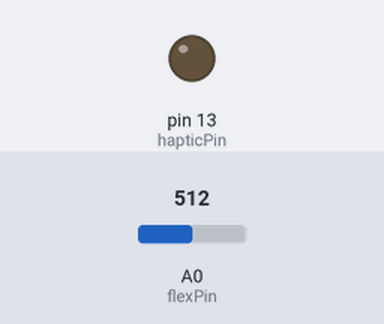
The sketch below on a simulated Arduino Uno, built with avr-gcc and run on an emulated ATmega328P. Shown: output pins drawn as LEDs (lit = HIGH). Dashed ring = blinking. The inputs (shaded band) are chosen by the test bench; at power-on: A0 (flexPin) = 512.

Above: at 1.2 s.
1.3 s: A0 (flexPin) set to 375
2.8 s: A0 (flexPin) set to 351
At 3.4 s:
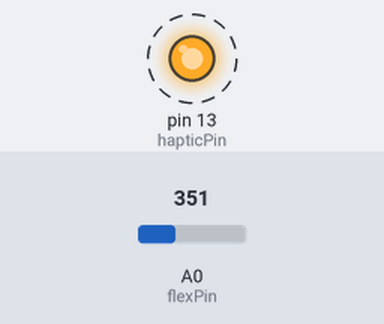
5.8 s: A0 (flexPin) set to 370
At 6.4 s:
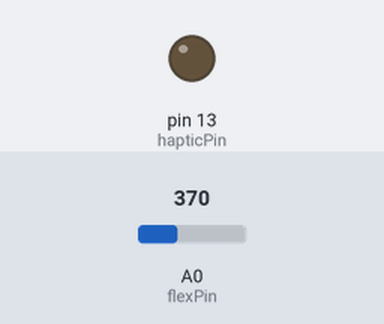
7.4 s: A0 (flexPin) set to 350
At 7.8 s:
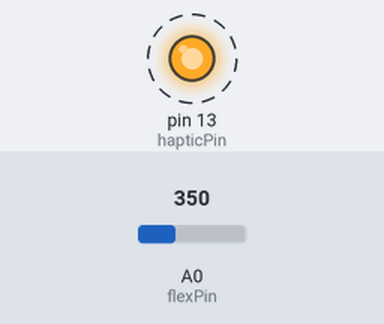
Timing chart, 0 to 11.4 s (numbered marks = the images above; inputs shaded):
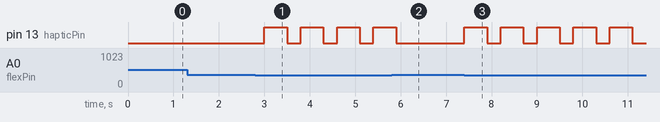

The sketch:

bend_sense.ino
```cpp
/*
  Code sense bending movements in posture
*/

int flexPin;
int flexVal;
int hapticPin;

void setup() {
  // Serial.begin(9600);
  flexPin = 0;
  hapticPin = 13;
  pinMode(hapticPin, OUTPUT);
}

void loop() {
  flexVal = analogRead(flexPin);
  if(flexVal < 360) {
    digitalWrite(hapticPin, HIGH);
    delay(500);
    digitalWrite(hapticPin, LOW);
  }
  delay(300);
}
```

Measured:
- the behaviour switches between 360 and 359 on A0 (flexPin) (found by bisection; images 0 and 1)
- after the input at 1.3 s, every drawn part: stays the same
- after the input at 2.8 s, pin 13 (hapticPin): alternates HIGH for 0.50 s and LOW for 0.30 s, starting after 0.20 s
- after the input at 5.8 s, pin 13 (hapticPin): goes on until 5.9 s, then stays LOW
- after the input at 7.4 s, pin 13 (hapticPin): alternates HIGH for 0.50 s and LOW for 0.30 s, starting at once
